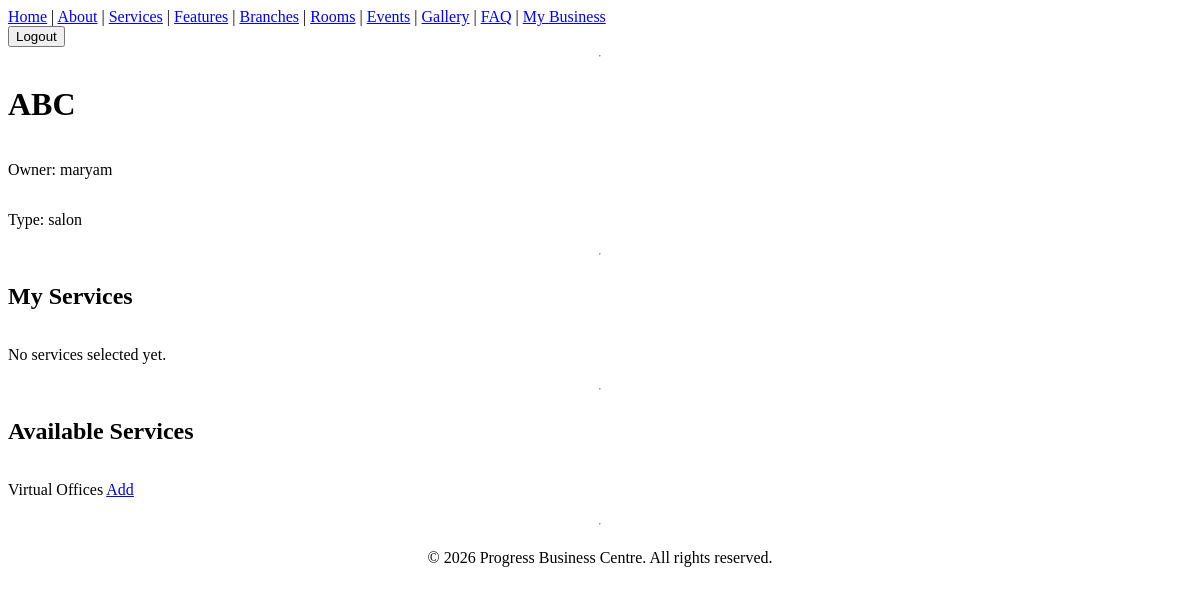
Before: /business/ (signed in) with the older database file.
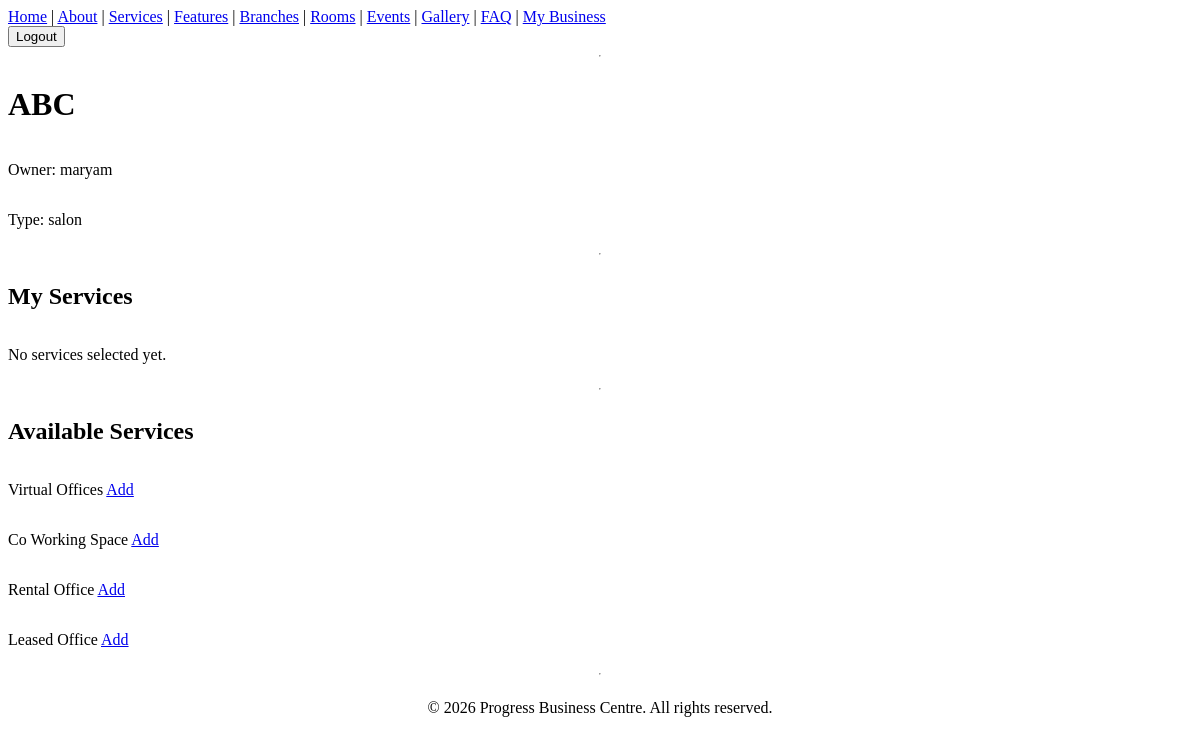
After: the same page with the newer database file.
### main_app/models.py (models this page shows, shortened)
class Service(models.Model):
    title = models.CharField(max_length=100)
    description = models.TextField()
    icon = models.CharField(max_length=100, blank=True)
    available = models.BooleanField(default=True)

### main_app/views.py (the view)
# urls.py: path('business/', views.BusinessDetailView.as_view(), name='business_detail'),
class BusinessDetailView(LoginRequiredMixin, DetailView):
    model = BusinessRegistration
    template_name = 'business/detail.html'
    context_object_name = 'business'
    def get_object(self):
        return self.request.user.business
    def get_context_data(self, **kwargs):
        context = super().get_context_data(**kwargs)
        context['available_services'] = Service.objects.exclude(
            id__in=self.object.services.all()
        )
        return context

### main_app/templates/business/detail.html
{% extends 'base.html' %}
{% block content %}
<h1>{{ business.company_name }}</h1>
<p>Owner: {{ business.owner_name }}</p>
<p>Type: {{ business.business_type }}</p>
<hr>
<h2>My Services</h2>
{% for service in business.services.all %}
    <p>
        {{ service.title }}
        <a href="{% url 'remove_service' service.id %}">Remove</a>
    </p>
{% empty %}
    <p>No services selected yet.</p>
{% endfor %}
<hr>
<h2>Available Services</h2>
{% for service in available_services %}
    <p>
        {{ service.title }}
        <a href="{% url 'add_service' service.id %}">Add</a>
    </p>
{% endfor %}
{% endblock %}

Changed rows visible on the page:
added Service: title "Co Working Space"
added Service: title "Rental Office"
added Service: title "Leased Office"
